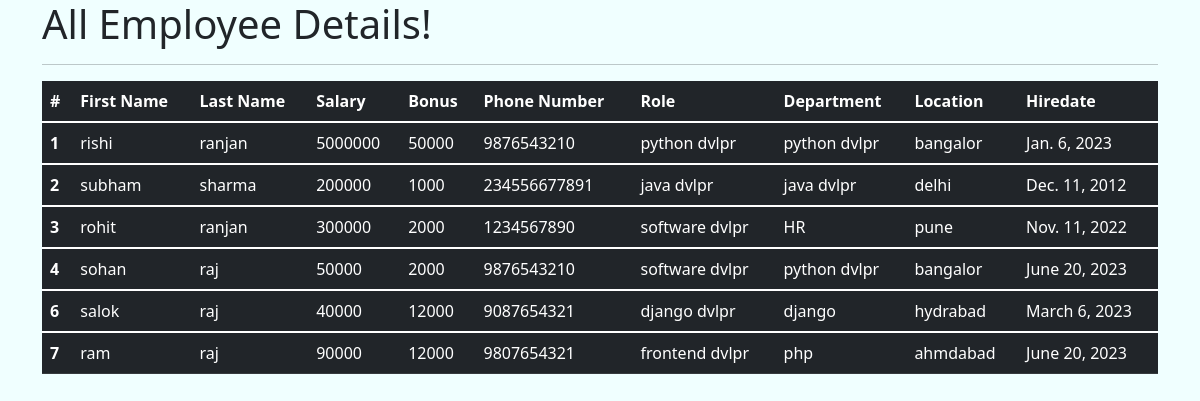
The app's page /all_emp with its own data.
### emp_app/models.py (models this page shows, shortened)
class Employee(models.Model):
    first_name = models.CharField(max_length=100, null=False)
    last_name = models.CharField(max_length=100)
    dept = models.ForeignKey(Department, on_delete=models.CASCADE)
    salary = models.IntegerField(default=0)
    bonus = models.IntegerField(default=0)
    role = models.ForeignKey(Role, on_delete=models.CASCADE)
    phone = models.IntegerField(default=0)
    hire_date = models.DateField()
    def __str__(self):
        return f"{self.first_name} {self.last_name} {self.phone}"

class Role(models.Model):
    name = models.CharField(max_length=100, null=False)

class Department(models.Model):
    name = models.CharField(max_length=100,null=False)
    location = models.CharField(max_length=100)

### emp_app/views.py (the view)
# urls.py: path('all_emp', views.all_emp, name='all_emp'),
def all_emp(request):
    emps = Employee.objects.all()
    context = {
        'emps': emps
    }
    print(context)
    return render(request, 'view_all_emp.html', context)

### emp_app/templates/view_all_emp.html (shortened to what this page needs)
<!DOCTYPE html>
<html lang="en">
<head>
  <link href="https://cdn.jsdelivr.net/npm/bootstrap@5.1.3/dist/css/bootstrap.min.css" rel="stylesheet">
</head>
  <body>
  <div class="container">
          <h1>All Employee Details!</h1>
      <hr>
     <table class="table table-dark">
  <thead>
    <tr>
      <th scope="col">#</th>
      <th scope="col">First Name</th>
      <th scope="col">Last Name</th>
      <th scope="col">Salary</th>
      <th scope="col">Bonus</th>
      <th scope="col">Phone Number</th>
      <th scope="col">Role</th>
      <th scope="col">Department</th>
      <th scope="col">Location</th>
      <th scope="col">Hiredate</th>
    </tr>
  </thead>
         {% for emp in emps %}
  <tbody>
    <tr>
      <th scope="row">{{emp.id}}</th>
      <td>{{emp.first_name}}</td>
      <td>{{emp.last_name}}</td>
      <td>{{emp.salary}}</td>
      <td>{{emp.bonus}}</td>
      <td>{{emp.phone}}</td>
      <td>{{emp.role.name}}</td>
      <td>{{emp.dept.name}}</td>
      <td>{{emp.dept.location}}</td>
      <td>{{emp.hire_date}}</td>
    </tr>
  </tbody>
         {% endfor %}
</table>
  </div>
  </body>
</html>

### emp_app/templates/view_all_emp.html (style rules this page uses)
body { background-color: azure; }

### records on screen
Employee: id "1", first_name "rishi", last_name "ranjan", salary "5000000", bonus "50000", phone "9876543210", role.name "python dvlpr", dept.name "python dvlpr", dept.location "bangalor", hire_date "Jan. 6, 2023"
Employee: id "2", first_name "subham", last_name "sharma", salary "200000", bonus "1000", phone "234556677891", role.name "java dvlpr", dept.name "java dvlpr", dept.location "delhi", hire_date "Dec. 11, 2012"
Employee: id "3", first_name "rohit", last_name "ranjan", salary "300000", bonus "2000", phone "1234567890", role.name "software dvlpr", dept.name "HR", dept.location "pune", hire_date "Nov. 11, 2022"
Employee: id "4", first_name "sohan", last_name "raj", salary "50000", bonus "2000", phone "9876543210", role.name "software dvlpr", dept.name "python dvlpr", dept.location "bangalor", hire_date "June 20, 2023"
Employee: id "6", first_name "salok", last_name "raj", salary "40000", bonus "12000", phone "9087654321", role.name "django dvlpr", dept.name "django", dept.location "hydrabad", hire_date "March 6, 2023"
Employee: id "7", first_name "ram", last_name "raj", salary "90000", bonus "12000", phone "9807654321", role.name "frontend dvlpr", dept.name "php", dept.location "ahmdabad", hire_date "June 20, 2023"
